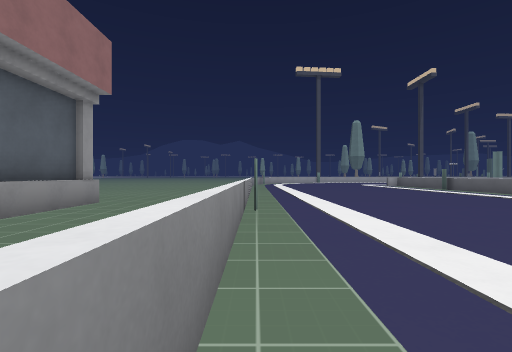
View 1 (above)

21 first-person views from a walk through a Godot game level. The camera is 1.2 m above the floor, looks level and sees 85° across. The floor is counted in squares, 2 m on a side. Each view is taken from the middle of a square. On the plan, view 1 faces up. The plan holds only what a view shows up to about 9 squares ahead; the rest is blank. The place goes on beyond the plan. Surface patterns are stand-ins for the level's own textures.

View 2
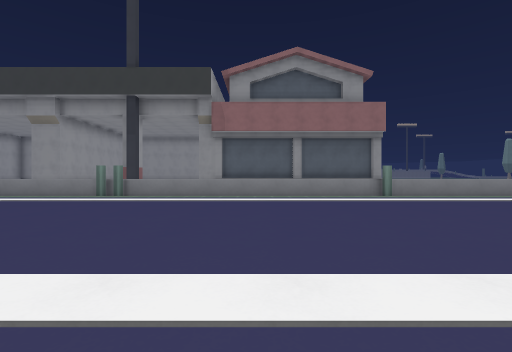

View 3
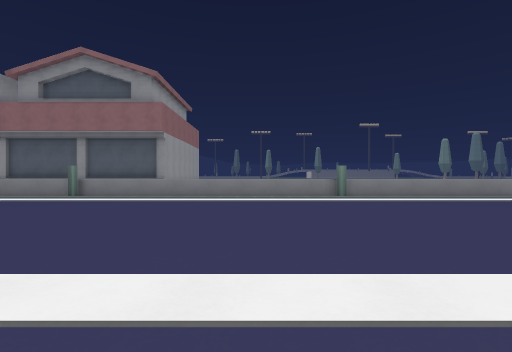

View 4
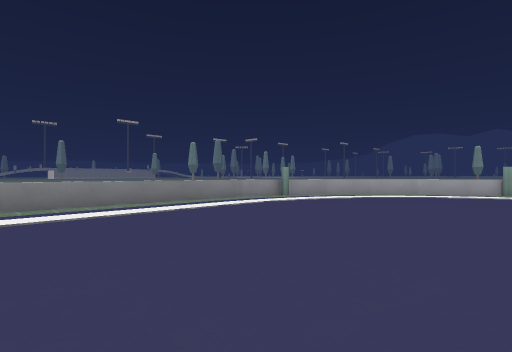

View 5
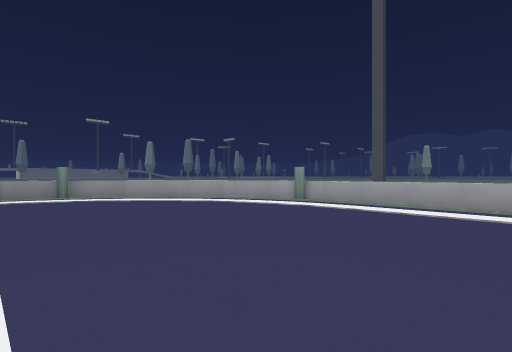

View 6
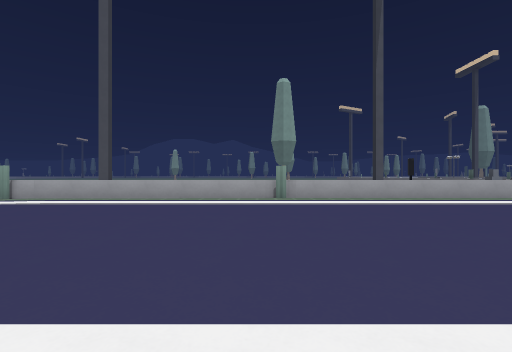

View 7
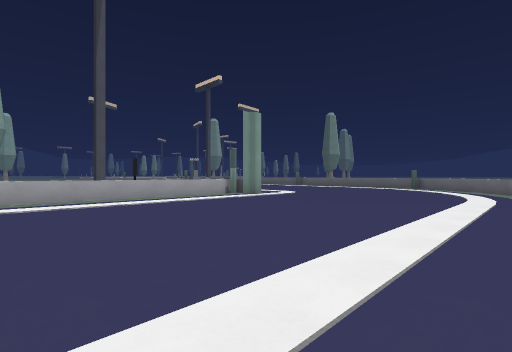

View 8
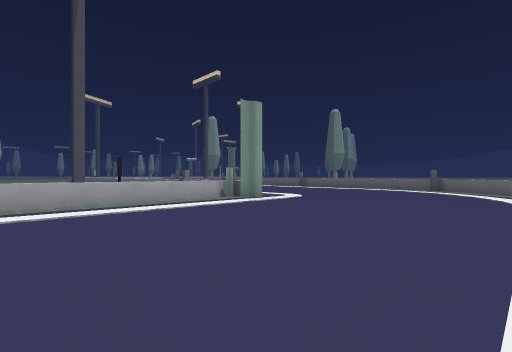

View 9
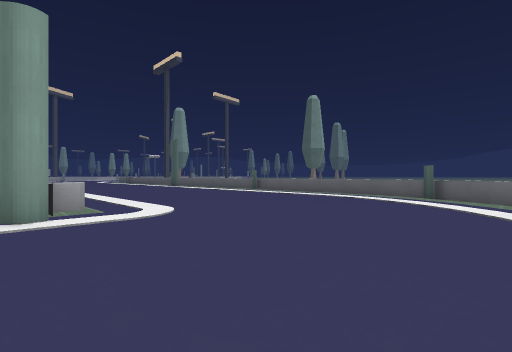

View 10
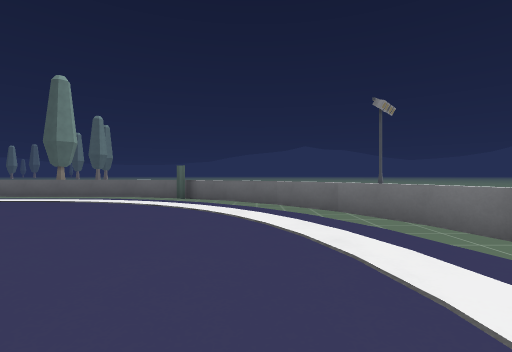

View 11
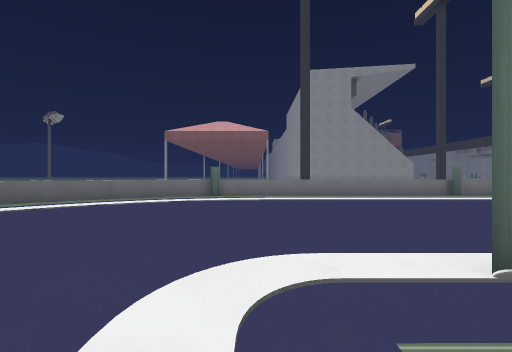

View 12
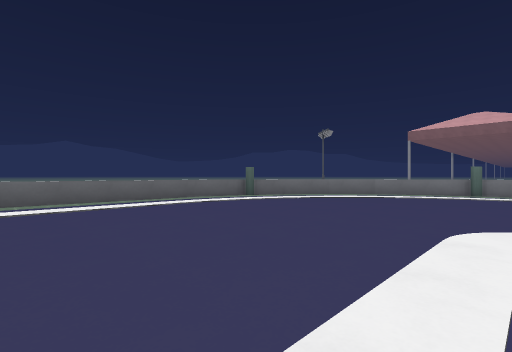

View 13
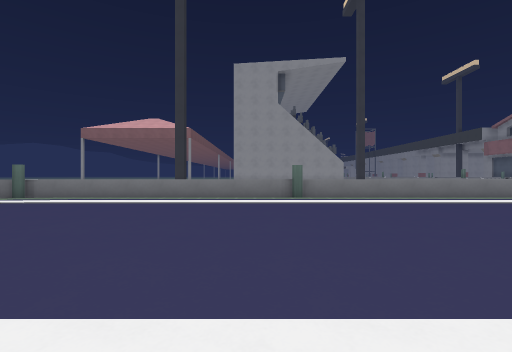

View 14
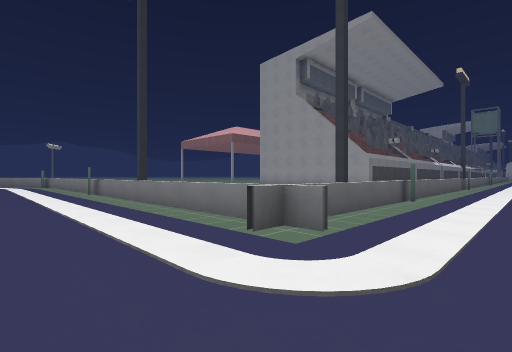

View 15
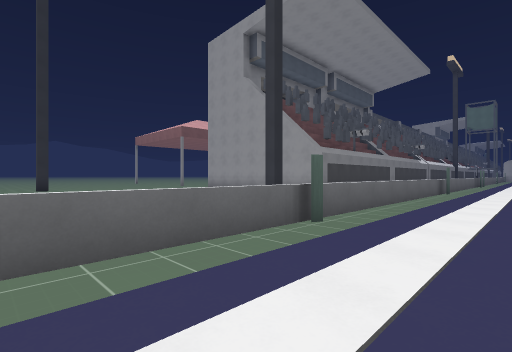

View 16
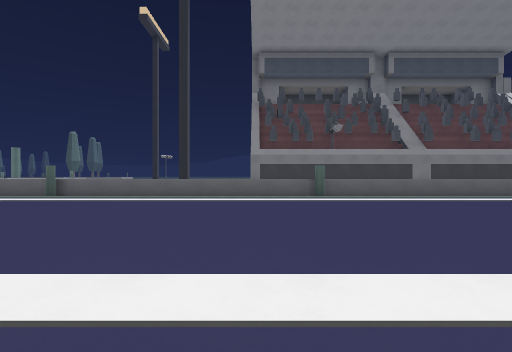

View 17
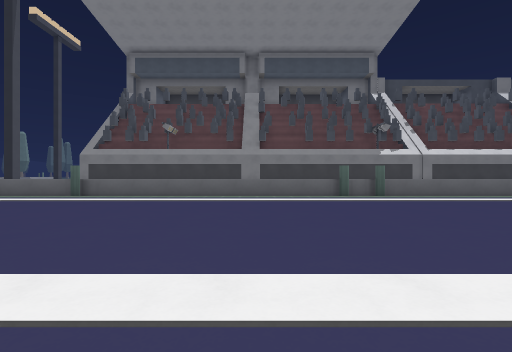

View 18
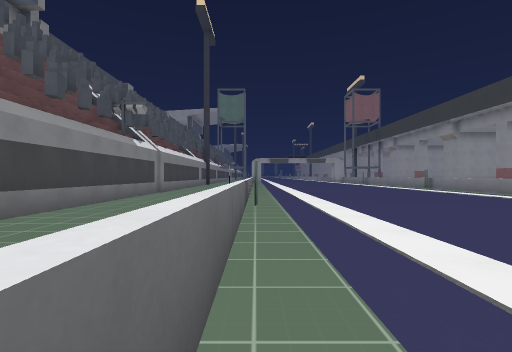

View 19
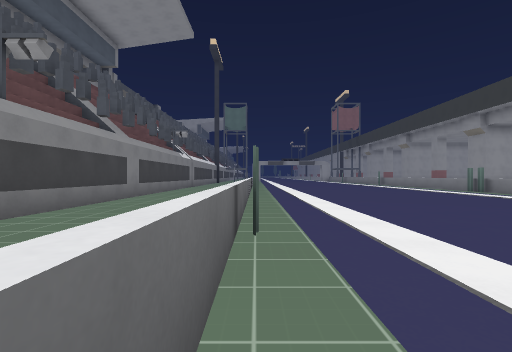

View 20
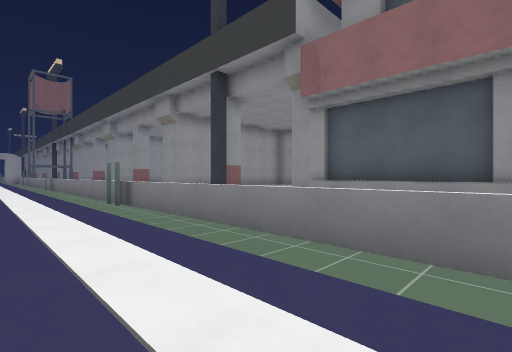

View 21
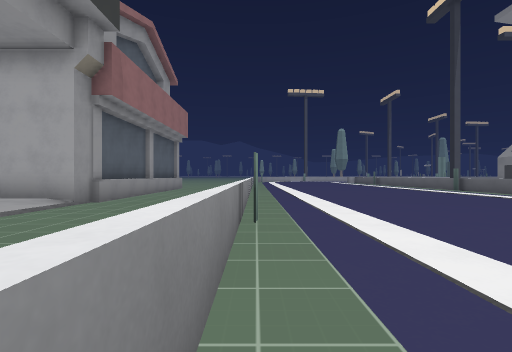

### Floor plan
Key: @ floor where view 1 was taken; # wall or solid block; . floor; = window, fence, low wall or low ledge; F flag.
Columns run from 3 left of view 1 to 29 right of it. Each row starts with its distance up from view 1.
 27                          ........
 26                          .......=
 25          ================.......=
 24       ===...............=.......=
 23      ==................F........=
 22     =...........................=
 21     =..........................#=
 20    =#..........................=
 19    =...........................=
 18    =.........................==
 17   =........=................==
 16   =........================#
 15   =.........=
 14   =.........=
 13    =........=
 12   =........#
 11   =.........=
 10   =.........=
  9  .=.........=
  8  .=.........=
  7  .=.........=
  6 =.=.........=
  5 =..#........=.
  4 =.=........#..
  3 =.=.........=.#
  2 =.=.........=.#
  1 =.=.........=.#
  0 =.=@........=.#
 -1 #.=.........=.#
 -2  .=.........=.#
 -3  ..#.......= .#
 -4 #.=........= .#
 -5  .=.........=.#
 -6   =.........=.#
 -7    .........  #

Where each view was taken, in squares from view 1:
view 1: 0 up, 0 right, facing up
view 2: 1 up, 8 right, facing left
view 3: 10 up, 8 right, facing left
view 4: 13 up, 6 right, facing up-left
view 5: 18 up, 10 right, facing up-left
view 6: 17 up, 12 right, facing up
view 7: 17 up, 14 right, facing up-right
view 8: 18 up, 15 right, facing up-right
view 9: 19 up, 20 right, facing up-right
view 10: 19 up, 21 right, facing right
view 11: 25 up, 22 right, facing down
view 12: 27 up, 22 right, facing down-right
view 13: 24 up, 17 right, facing down
view 14: 19 up, 6 right, facing down-right
view 15: 15 up, 6 right, facing down-right
view 16: 6 up, 0 right, facing right
view 17: 1 down, 0 right, facing right
view 18: 2 up, 8 right, facing down
view 19: 7 up, 8 right, facing down
view 20: 3 up, 2 right, facing down-left
view 21: 7 down, 0 right, facing up
